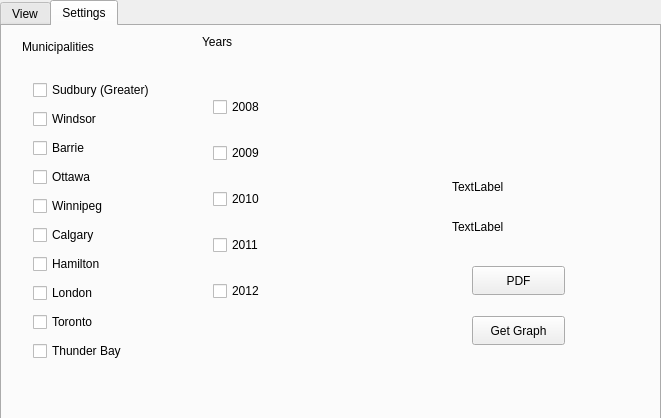
<?xml version="1.0" encoding="UTF-8"?>
<ui version="4.0">
 <class>MainWindow</class>
 <widget class="QMainWindow" name="MainWindow">
  <property name="geometry">
   <rect>
    <x>0</x>
    <y>0</y>
    <width>661</width>
    <height>418</height>
   </rect>
  </property>
  <property name="windowTitle">
   <string>MainWindow</string>
  </property>
  <widget class="QWidget" name="centralWidget">
   <property name="sizePolicy">
    <sizepolicy hsizetype="Fixed" vsizetype="Fixed">
     <horstretch>0</horstretch>
     <verstretch>0</verstretch>
    </sizepolicy>
   </property>
   <widget class="QTabWidget" name="tabWidget">
    <property name="geometry">
     <rect>
      <x>0</x>
      <y>0</y>
      <width>661</width>
      <height>421</height>
     </rect>
    </property>
    <property name="currentIndex">
     <number>1</number>
    </property>
    <widget class="QWidget" name="View">
     <attribute name="title">
      <string>View</string>
     </attribute>
     <widget class="QCustomPlot" name="customPlot" native="true">
      <property name="geometry">
       <rect>
        <x>50</x>
        <y>20</y>
        <width>561</width>
        <height>351</height>
       </rect>
      </property>
     </widget>
    </widget>
    <widget class="QWidget" name="Settings">
     <attribute name="title">
      <string>Settings</string>
     </attribute>
     <widget class="QWidget" name="verticalLayoutWidget">
      <property name="geometry">
       <rect>
        <x>20</x>
        <y>40</y>
        <width>181</width>
        <height>316</height>
       </rect>
      </property>
      <layout class="QVBoxLayout" name="verticalLayout">
       <item>
        <widget class="QCheckBox" name="sudbury">
         <property name="text">
          <string>Sudbury (Greater)</string>
         </property>
        </widget>
       </item>
       <item>
        <widget class="QCheckBox" name="windsor">
         <property name="text">
          <string>Windsor</string>
         </property>
        </widget>
       </item>
       <item>
        <widget class="QCheckBox" name="barrie">
         <property name="text">
          <string>Barrie</string>
         </property>
        </widget>
       </item>
       <item>
        <widget class="QCheckBox" name="ottawa">
         <property name="text">
          <string>Ottawa</string>
         </property>
        </widget>
       </item>
       <item>
        <widget class="QCheckBox" name="winnipeg">
         <property name="text">
          <string>Winnipeg</string>
         </property>
        </widget>
       </item>
       <item>
        <widget class="QCheckBox" name="calgary">
         <property name="text">
          <string>Calgary</string>
         </property>
        </widget>
       </item>
       <item>
        <widget class="QCheckBox" name="hamilton">
         <property name="text">
          <string>Hamilton</string>
         </property>
        </widget>
       </item>
       <item>
        <widget class="QCheckBox" name="london">
         <property name="text">
          <string>London</string>
         </property>
        </widget>
       </item>
       <item>
        <widget class="QCheckBox" name="toronto">
         <property name="text">
          <string>Toronto</string>
         </property>
        </widget>
       </item>
       <item>
        <widget class="QCheckBox" name="thunderBay">
         <property name="text">
          <string>Thunder Bay</string>
         </property>
        </widget>
       </item>
      </layout>
     </widget>
     <widget class="QLabel" name="label">
      <property name="geometry">
       <rect>
        <x>20</x>
        <y>0</y>
        <width>161</width>
        <height>41</height>
       </rect>
      </property>
      <property name="text">
       <string>Municipalities</string>
      </property>
     </widget>
     <widget class="QWidget" name="verticalLayoutWidget_2">
      <property name="geometry">
       <rect>
        <x>200</x>
        <y>40</y>
        <width>160</width>
        <height>271</height>
       </rect>
      </property>
      <layout class="QVBoxLayout" name="verticalLayout_2">
       <item>
        <widget class="QCheckBox" name="checkBox">
         <property name="text">
          <string>2008</string>
         </property>
        </widget>
       </item>
       <item>
        <widget class="QCheckBox" name="twoThousandNine">
         <property name="text">
          <string>2009</string>
         </property>
        </widget>
       </item>
       <item>
        <widget class="QCheckBox" name="twoThousandTen">
         <property name="text">
          <string>2010</string>
         </property>
        </widget>
       </item>
       <item>
        <widget class="QCheckBox" name="twoThousandEleven">
         <property name="text">
          <string>2011</string>
         </property>
        </widget>
       </item>
       <item>
        <widget class="QCheckBox" name="checkBox_2">
         <property name="text">
          <string>2012</string>
         </property>
        </widget>
       </item>
      </layout>
     </widget>
     <widget class="QLabel" name="label_2">
      <property name="geometry">
       <rect>
        <x>200</x>
        <y>-10</y>
        <width>151</width>
        <height>51</height>
       </rect>
      </property>
      <property name="text">
       <string>Years</string>
      </property>
     </widget>
     <widget class="QPushButton" name="pushButton">
      <property name="geometry">
       <rect>
        <x>470</x>
        <y>290</y>
        <width>93</width>
        <height>29</height>
       </rect>
      </property>
      <property name="text">
       <string>Get Graph</string>
      </property>
     </widget>
     <widget class="QPushButton" name="export_pdf">
      <property name="geometry">
       <rect>
        <x>470</x>
        <y>240</y>
        <width>93</width>
        <height>29</height>
       </rect>
      </property>
      <property name="text">
       <string>PDF</string>
      </property>
     </widget>
     <widget class="QLabel" name="label_3">
      <property name="geometry">
       <rect>
        <x>450</x>
        <y>150</y>
        <width>66</width>
        <height>21</height>
       </rect>
      </property>
      <property name="text">
       <string>TextLabel</string>
      </property>
     </widget>
     <widget class="QLabel" name="label_4">
      <property name="geometry">
       <rect>
        <x>450</x>
        <y>190</y>
        <width>66</width>
        <height>21</height>
       </rect>
      </property>
      <property name="text">
       <string>TextLabel</string>
      </property>
     </widget>
    </widget>
   </widget>
  </widget>
 </widget>
 <layoutdefault spacing="6" margin="11"/>
 <customwidgets>
  <customwidget>
   <class>QCustomPlot</class>
   <extends>QWidget</extends>
   <header>qcustomplot.h</header>
   <container>1</container>
  </customwidget>
 </customwidgets>
 <resources/>
 <connections/>
</ui>
